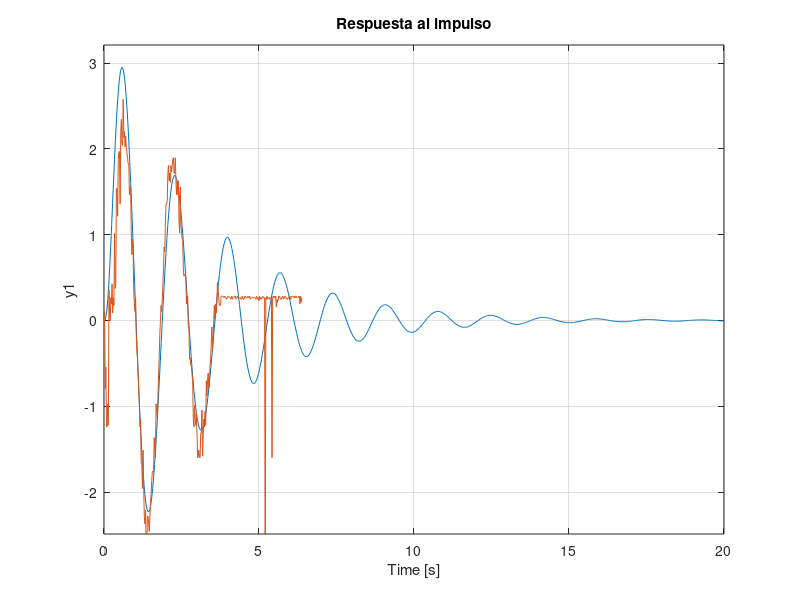
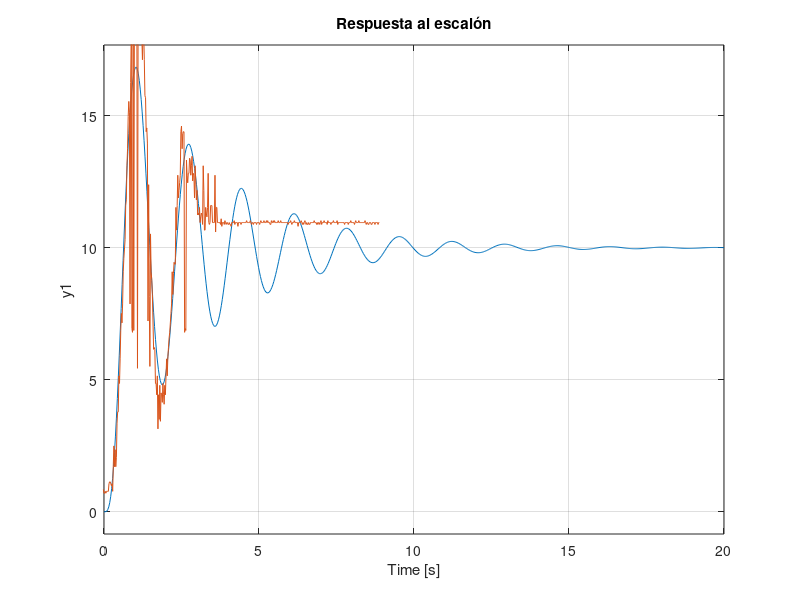

Write MATLAB code to recreate these figures, in order.
close all; clear;
k1 = 11.4345;
g = 9.807;
k2 = 100 * pi/180 * g * 2.1;
k = k1 * k2;
p1 = -10;
p2 = -4.8680 + 3.0753i;

a = 0.25; %ganancia para ajustar los datos al impulso unitario
t0 = 2.1; %tiempo para mover los datos medidos

P = zpk([], [0 p1 p2 conj(p2)], k);
C = 3.5;
L = C * P;
T = minreal(L/(1 + L));




load('impulso_v1');

figure;
impulse(T); hold on;
plot(t - t0, a * posicion); grid On;
title('Respuesta al impulso');


%Respuesta al escalón
load('escalon_v1.mat');

t0 = 4.9;
a = 1;
figure;
step(10 * T); hold on;
plot(t - t0, a * posicion); grid On;
title('Respuesta al escalón');
